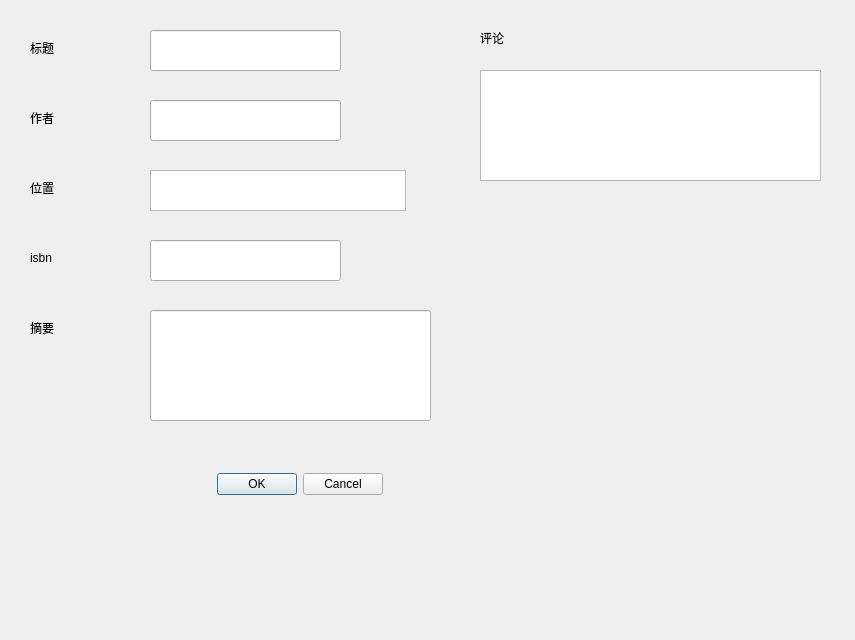
<?xml version="1.0" encoding="UTF-8"?>
<ui version="4.0">
 <class>BookFromUserPage</class>
 <widget class="QDialog" name="BookFromUserPage">
  <property name="geometry">
   <rect>
    <x>0</x>
    <y>0</y>
    <width>855</width>
    <height>640</height>
   </rect>
  </property>
  <property name="windowTitle">
   <string>Form</string>
  </property>
  <widget class="QLabel" name="label_4">
   <property name="geometry">
    <rect>
     <x>30</x>
     <y>250</y>
     <width>72</width>
     <height>15</height>
    </rect>
   </property>
   <property name="text">
    <string>isbn</string>
   </property>
  </widget>
  <widget class="QLineEdit" name="Title">
   <property name="geometry">
    <rect>
     <x>150</x>
     <y>30</y>
     <width>191</width>
     <height>41</height>
    </rect>
   </property>
  </widget>
  <widget class="QLineEdit" name="Author">
   <property name="geometry">
    <rect>
     <x>150</x>
     <y>100</y>
     <width>191</width>
     <height>41</height>
    </rect>
   </property>
  </widget>
  <widget class="QLineEdit" name="Isbn">
   <property name="geometry">
    <rect>
     <x>150</x>
     <y>240</y>
     <width>191</width>
     <height>41</height>
    </rect>
   </property>
  </widget>
  <widget class="QLineEdit" name="Summary">
   <property name="geometry">
    <rect>
     <x>150</x>
     <y>310</y>
     <width>281</width>
     <height>111</height>
    </rect>
   </property>
  </widget>
  <widget class="QLabel" name="label_2">
   <property name="geometry">
    <rect>
     <x>30</x>
     <y>110</y>
     <width>72</width>
     <height>15</height>
    </rect>
   </property>
   <property name="text">
    <string>作者</string>
   </property>
  </widget>
  <widget class="QLabel" name="label_3">
   <property name="geometry">
    <rect>
     <x>30</x>
     <y>180</y>
     <width>72</width>
     <height>15</height>
    </rect>
   </property>
   <property name="text">
    <string>位置</string>
   </property>
  </widget>
  <widget class="QLabel" name="label">
   <property name="geometry">
    <rect>
     <x>30</x>
     <y>40</y>
     <width>72</width>
     <height>15</height>
    </rect>
   </property>
   <property name="text">
    <string>标题</string>
   </property>
  </widget>
  <widget class="QLabel" name="label_5">
   <property name="geometry">
    <rect>
     <x>30</x>
     <y>320</y>
     <width>72</width>
     <height>15</height>
    </rect>
   </property>
   <property name="text">
    <string>摘要</string>
   </property>
  </widget>
  <widget class="QListWidget" name="PlaceList">
   <property name="geometry">
    <rect>
     <x>150</x>
     <y>170</y>
     <width>256</width>
     <height>41</height>
    </rect>
   </property>
  </widget>
  <widget class="QTextEdit" name="textEdit">
   <property name="geometry">
    <rect>
     <x>480</x>
     <y>70</y>
     <width>341</width>
     <height>111</height>
    </rect>
   </property>
  </widget>
  <widget class="QLabel" name="label_6">
   <property name="geometry">
    <rect>
     <x>480</x>
     <y>30</y>
     <width>72</width>
     <height>15</height>
    </rect>
   </property>
   <property name="text">
    <string>评论</string>
   </property>
  </widget>
  <widget class="QDialogButtonBox" name="buttonBox">
   <property name="geometry">
    <rect>
     <x>190</x>
     <y>470</y>
     <width>193</width>
     <height>28</height>
    </rect>
   </property>
   <property name="standardButtons">
    <set>QDialogButtonBox::Cancel|QDialogButtonBox::Ok</set>
   </property>
  </widget>
 </widget>
 <resources/>
 <connections/>
</ui>
